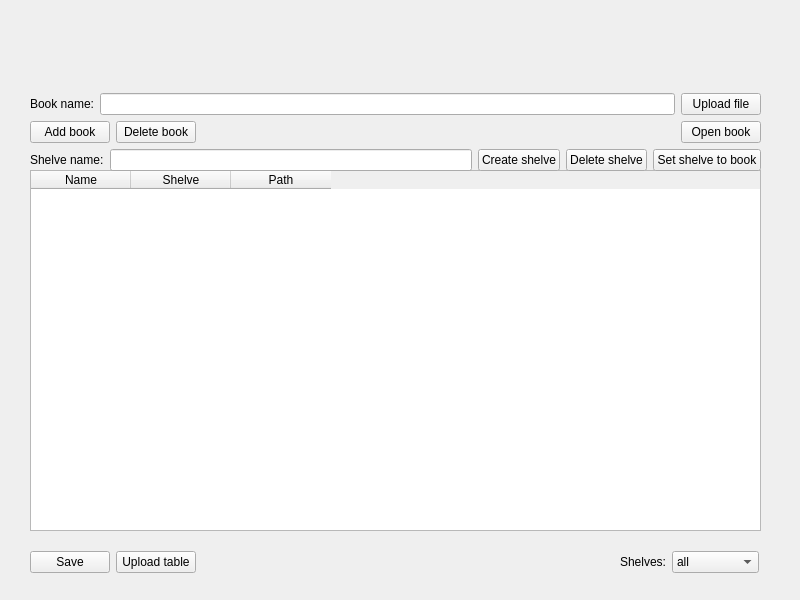
<?xml version="1.0" encoding="UTF-8"?>
<ui version="4.0">
 <class>MainWindow</class>
 <widget class="QMainWindow" name="MainWindow">
  <property name="geometry">
   <rect>
    <x>0</x>
    <y>0</y>
    <width>800</width>
    <height>600</height>
   </rect>
  </property>
  <property name="windowTitle">
   <string>bookin</string>
  </property>
  <widget class="QWidget" name="centralwidget">
   <widget class="QTableWidget" name="bookTable">
    <property name="geometry">
     <rect>
      <x>30</x>
      <y>170</y>
      <width>731</width>
      <height>361</height>
     </rect>
    </property>
    <property name="editTriggers">
     <set>QAbstractItemView::NoEditTriggers</set>
    </property>
    <property name="gridStyle">
     <enum>Qt::DashLine</enum>
    </property>
    <property name="sortingEnabled">
     <bool>true</bool>
    </property>
    <column>
     <property name="text">
      <string>Name</string>
     </property>
    </column>
    <column>
     <property name="text">
      <string>Shelve</string>
     </property>
    </column>
    <column>
     <property name="text">
      <string>Path</string>
     </property>
    </column>
   </widget>
   <widget class="QWidget" name="layoutWidget">
    <property name="geometry">
     <rect>
      <x>30</x>
      <y>540</y>
      <width>729</width>
      <height>44</height>
     </rect>
    </property>
    <layout class="QHBoxLayout" name="horizontalLayout_6">
     <item>
      <widget class="QPushButton" name="saveTableBtn">
       <property name="text">
        <string>Save</string>
       </property>
      </widget>
     </item>
     <item>
      <widget class="QPushButton" name="uploadTableBtn">
       <property name="text">
        <string>Upload table</string>
       </property>
      </widget>
     </item>
     <item>
      <spacer name="horizontalSpacer">
       <property name="orientation">
        <enum>Qt::Horizontal</enum>
       </property>
       <property name="sizeHint" stdset="0">
        <size>
         <width>40</width>
         <height>20</height>
        </size>
       </property>
      </spacer>
     </item>
     <item>
      <layout class="QHBoxLayout" name="horizontalLayout_2">
       <item>
        <widget class="QLabel" name="shelveShelve">
         <property name="text">
          <string>Shelves:</string>
         </property>
         <property name="alignment">
          <set>Qt::AlignLeading|Qt::AlignLeft|Qt::AlignVCenter</set>
         </property>
        </widget>
       </item>
       <item>
        <widget class="QComboBox" name="typeOfShelve">
         <property name="insertPolicy">
          <enum>QComboBox::InsertAtTop</enum>
         </property>
         <property name="sizeAdjustPolicy">
          <enum>QComboBox::AdjustToContents</enum>
         </property>
         <property name="frame">
          <bool>true</bool>
         </property>
         <item>
          <property name="text">
           <string>all</string>
          </property>
         </item>
         <item>
          <property name="text">
           <string>undecided</string>
          </property>
         </item>
        </widget>
       </item>
      </layout>
     </item>
    </layout>
   </widget>
   <widget class="QWidget" name="layoutWidget">
    <property name="geometry">
     <rect>
      <x>30</x>
      <y>0</y>
      <width>731</width>
      <height>171</height>
     </rect>
    </property>
    <layout class="QVBoxLayout" name="verticalLayout">
     <item>
      <layout class="QVBoxLayout" name="verticalLayout_3">
       <item>
        <widget class="QLabel" name="pathLbl">
         <property name="styleSheet">
          <string notr="true"/>
         </property>
         <property name="text">
          <string/>
         </property>
         <property name="alignment">
          <set>Qt::AlignCenter</set>
         </property>
         <property name="wordWrap">
          <bool>true</bool>
         </property>
        </widget>
       </item>
       <item>
        <layout class="QVBoxLayout" name="verticalLayout_2">
         <item>
          <layout class="QHBoxLayout" name="horizontalLayout">
           <item>
            <widget class="QLabel" name="bookNameLbl">
             <property name="text">
              <string>Book name:</string>
             </property>
            </widget>
           </item>
           <item>
            <widget class="QLineEdit" name="bookNameLineEdit"/>
           </item>
           <item>
            <widget class="QPushButton" name="uploadFileBtn">
             <property name="text">
              <string>Upload file</string>
             </property>
            </widget>
           </item>
          </layout>
         </item>
        </layout>
       </item>
       <item>
        <layout class="QHBoxLayout" name="horizontalLayout_7">
         <item>
          <widget class="QPushButton" name="addBookBtn">
           <property name="text">
            <string>Add book</string>
           </property>
          </widget>
         </item>
         <item>
          <widget class="QPushButton" name="deleteBookBtn">
           <property name="text">
            <string>Delete book</string>
           </property>
          </widget>
         </item>
         <item>
          <spacer name="horizontalSpacer_2">
           <property name="orientation">
            <enum>Qt::Horizontal</enum>
           </property>
           <property name="sizeHint" stdset="0">
            <size>
             <width>40</width>
             <height>20</height>
            </size>
           </property>
          </spacer>
         </item>
         <item>
          <widget class="QPushButton" name="openBookBtn">
           <property name="text">
            <string>Open book</string>
           </property>
          </widget>
         </item>
        </layout>
       </item>
      </layout>
     </item>
     <item>
      <layout class="QHBoxLayout" name="horizontalLayout_5">
       <item>
        <layout class="QHBoxLayout" name="horizontalLayout_3">
         <item>
          <layout class="QHBoxLayout" name="horizontalLayout_4">
           <item>
            <widget class="QLabel" name="shelveNameLbl">
             <property name="text">
              <string>Shelve name:</string>
             </property>
            </widget>
           </item>
           <item>
            <widget class="QLineEdit" name="shelveNameLineEdit"/>
           </item>
          </layout>
         </item>
         <item>
          <widget class="QPushButton" name="createShelveBtn">
           <property name="text">
            <string>Create shelve</string>
           </property>
          </widget>
         </item>
         <item>
          <widget class="QPushButton" name="deleteShelveBtn">
           <property name="text">
            <string>Delete shelve</string>
           </property>
          </widget>
         </item>
         <item>
          <widget class="QPushButton" name="setShelveBtn">
           <property name="text">
            <string>Set shelve to book</string>
           </property>
          </widget>
         </item>
        </layout>
       </item>
      </layout>
     </item>
    </layout>
   </widget>
  </widget>
 </widget>
 <resources/>
 <connections/>
</ui>
